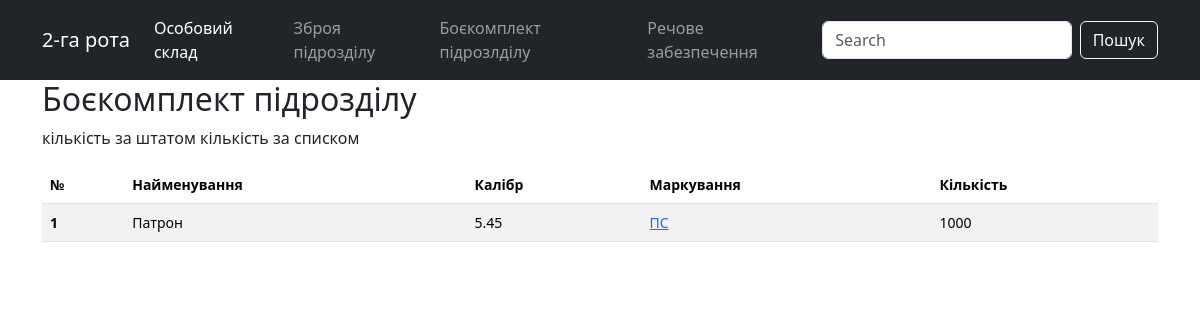
The app's page /index/ammo/, older data.
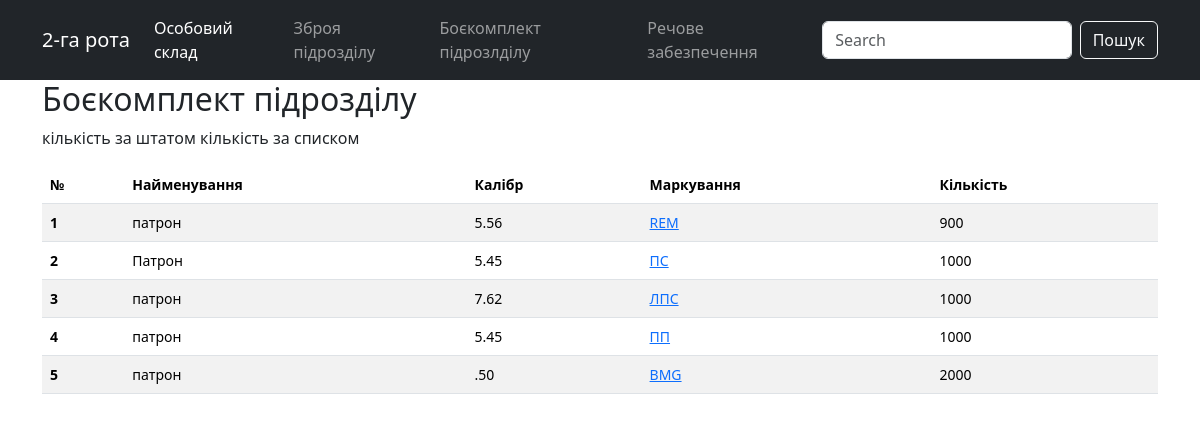
The same page, newer data.
### evening/models.py (models this page shows, shortened)
class Ammo(models.Model):
    ammo_name = models.CharField(max_length=255, verbose_name='Найменування')
    caliber = models.CharField(max_length=255, verbose_name='Калібр')
    ammo_type = models.CharField(max_length=255, verbose_name='Маркування')
    quantity = models.IntegerField(verbose_name='Кількість')
    class Meta:
        verbose_name = 'Боєкомплект підрозділу'
        verbose_name_plural = 'Боєкомплект підрозділу'
        ordering = ['quantity']

### evening/views.py (the view)
# urls.py: path('ammo/', AmmoList.as_view(), name='ammo'),
class AmmoList(ListView):
    model = Ammo
    template_name = 'evening/ammo_list.html'

### evening/templates/evening/ammo_list.html
{% extends "evening/base_generic.html" %}
{% block content %}
<head>
</head>
<div class="container">
    <h2>Боєкомплект підрозділу</h2>
    <p>кількість за штатом {{soldiers_list.count}} кількість за списком {{cont}} </p>
  <table class="table table-striped">
     <thead>
        <tr>
          <th class = header scope="col">№</th>
          <th class = header scope="col">Найменування</th>
          <th class = header scope="col">Калібр</th>
          <th class = header scope="col">Маркування</th>
          <th class = header scope="col">Кількість</th>
        </tr>
     </thead>
     <tbody>
      {% for a in ammo_list %}
        <tr>
          <th scope="row">{{forloop.counter}}</th>
          <td>{{a.ammo_name}}</td>
          <td>{{a.caliber}}</td>
          <td><a href="{}">{{a.ammo_type}}</td>
          <td>{{a.quantity}}</td>
        </tr>
      {% endfor %}
     </tbody>
  </table>
</div>
{% endblock %}

### evening/templates/evening/base_generic.html (shortened to what this page needs)
<!DOCTYPE html>
<html lang="en" xmlns="http://www.w3.org/1999/html">
{% load static %}
<head>
    <link href="{% static 'css/bootstrap.min.css' %}" rel="stylesheet"/>
    <link href="{% static 'css/styles.css' %}" rel="stylesheet"/>
</head>
<body>
  <nav class="navbar navbar-expand-lg sticky-top  navbar-dark bg-dark">
    <div class="container">
      <a class="navbar-brand" href="#">2-га рота</a>
      <div class="collapse navbar-collapse show" id="navbarDark">
        <ul class="navbar-nav me-auto mb-2 mb-xl-0">
          <li class="nav-item">
            <a class="nav-link active" aria-current="page" href="{% url 'index' %}">Особовий склад</a>
          </li>
          <li class="nav-item">
            <a class="nav-link" href="{% url 'weapons' %}">Зброя підрозділу</a>
          </li>
          <li class="nav-item">
            <a class="nav-link" href="{% url 'ammo' %}">Боєкомплект підрозлділу</a>
          </li>
          <li class="nav-item">
            <a class="nav-link" href="{}">Речове забезпечення</a>
          </li>
        </ul>
        <form class="d-flex">
          <input class="form-control me-2" type="search" placeholder="Search" aria-label="Search" />
          <button class="btn btn-outline-light" type="submit">Пошук</button>
        </form>
      </div>
    </div>
  </nav>
  {% block content %}
  {% endblock %}
</body>
</html>

### evening/static/css/styles.css (style rules this page uses)
.table { width: 100%; font-size: 14px; margin: 0; padding: 0; }

Row changes from the older to the newer data that the page shows:
added Ammo: ammo_name "патрон", caliber "5.56", ammo_type "REM", quantity "900"
added Ammo: ammo_name "патрон", caliber "7.62", ammo_type "ЛПС", quantity "1000"
added Ammo: ammo_name "патрон", caliber "5.45", ammo_type "ПП", quantity "1000"
added Ammo: ammo_name "патрон", caliber ".50", ammo_type "BMG", quantity "2000"
